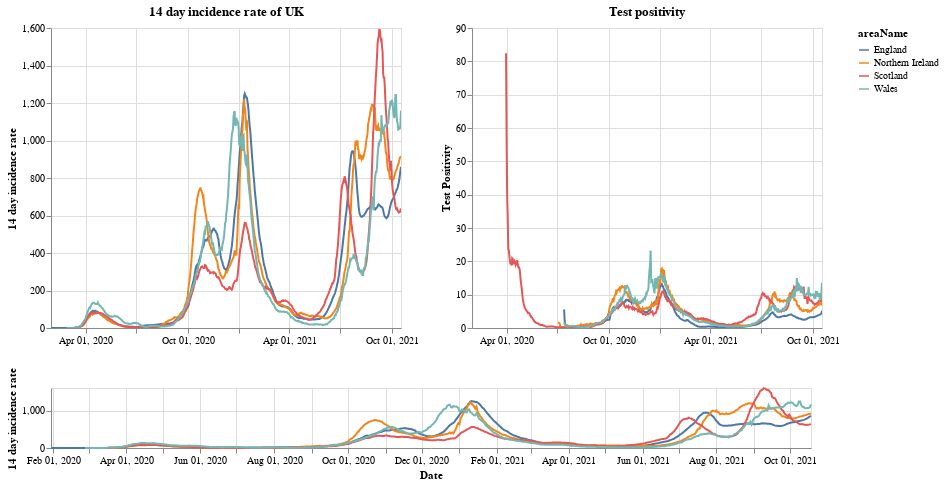

Write notebook code for a chart like this one.
### Markdown cell above
# Plots

First a plot with each country in the UK. The top right shows the positivity rate for (which is the percentage of registered tests which were positive) while the top left is the 14 day incidence rate. The bottom chart can be used to select the timeframe (does not work on a mobile device).

### Code cell
#collapse
brush = alt.selection(type='interval', name='DateBrush',encodings=['x'],fields=['Time'])
leg_selection = alt.selection_multi(fields=['areaName'], bind='legend')

base = alt.Chart(uk_cases).mark_line().encode(
    x=alt.X("yearmonthdate(date):T", axis=alt.Axis(title='Date')),
    y=alt.Y("twoWeeklyCasesRate:Q", axis=alt.Axis(title='14 day incidence rate')),
    tooltip=['areaName', 'date','twoWeeklyCasesRate', 'testPositivity'],
    color='areaName',
    opacity=alt.condition(leg_selection, alt.value(2), alt.value(0.1))
).add_selection(leg_selection).properties(width=350)

upper = base.encode(alt.X('yearmonthdate(date):T', axis=alt.Axis(title=''),
                         scale=alt.Scale(domain=brush))
                   ).properties(title=f'14 day incidence rate of UK')
upper_right = upper.encode(alt.Y('testPositivity:Q', axis=alt.Axis(title='Test Positivity'))).properties(title='Test positivity')
lower = base.properties(height=60, width = 760).add_selection(brush)

(upper | upper_right) & lower

### Figure 1 — Vega-Lite specification as saved in the notebook (floating-point values rounded to 4 significant figures; data arrays with more than 128 entries replaced by an {"elided": "..."} marker saying what was removed)
{"config": {"view": {"continuousWidth": 400, "continuousHeight": 300}}, "vconcat": [{"hconcat": [{"mark": "line", "encoding": {"color": {"type": "nominal", "field": "areaName"}, "opacity": {"condition": {"value": 2, "selection": "selector001"}, "value": 0.1}, "tooltip": [{"type": "nominal", "field": "areaName"}, {"type": "temporal", "field": "date"}, {"type": "quantitative", "field": "twoWeeklyCasesRate"}, {"type": "quantitative", "field": "testPositivity"}], "x": {"type": "temporal", "axis": {"title": ""}, "field": "date", "scale": {"domain": {"selection": "DateBrush"}}, "timeUnit": "yearmonthdate"}, "y": {"type": "quantitative", "axis": {"title": "14 day incidence rate"}, "field": "twoWeeklyCasesRate"}}, "selection": {"selector001": {"type": "multi", "fields": ["areaName"], "bind": "legend"}}, "title": "14 day incidence rate of UK", "width": 350}, {"mark": "line", "encoding": {"color": {"type": "nominal", "field": "areaName"}, "opacity": {"condition": {"value": 2, "selection": "selector001"}, "value": 0.1}, "tooltip": [{"type": "nominal", "field": "areaName"}, {"type": "temporal", "field": "date"}, {"type": "quantitative", "field": "twoWeeklyCasesRate"}, {"type": "quantitative", "field": "testPositivity"}], "x": {"type": "temporal", "axis": {"title": ""}, "field": "date", "scale": {"domain": {"selection": "DateBrush"}}, "timeUnit": "yearmonthdate"}, "y": {"type": "quantitative", "axis": {"title": "Test Positivity"}, "field": "testPositivity"}}, "selection": {"selector001": {"type": "multi", "fields": ["areaName"], "bind": "legend"}}, "title": "Test positivity", "width": 350}]}, {"mark": "line", "encoding": {"color": {"type": "nominal", "field": "areaName"}, "opacity": {"condition": {"value": 2, "selection": "selector001"}, "value": 0.1}, "tooltip": [{"type": "nominal", "field": "areaName"}, {"type": "temporal", "field": "date"}, {"type": "quantitative", "field": "twoWeeklyCasesRate"}, {"type": "quantitative", "field": "testPositivity"}], "x": {"type": "temporal", "axis": {"title": "Date"}, "field": "date", "timeUnit": "yearmonthdate"}, "y": {"type": "quantitative", "axis": {"title": "14 day incidence rate"}, "field": "twoWeeklyCasesRate"}}, "height": 60, "selection": {"selector001": {"type": "multi", "fields": ["areaName"], "bind": "legend"}, "DateBrush": {"type": "interval", "encodings": ["x"], "fields": ["Time"]}}, "width": 760}], "data": {"name": "data-da811b1202df410a485c515f1ee238b5"}, "$schema": "https://vega.github.io/schema/vega-lite/v4.8.1.json", "datasets": {"data-da811b1202df410a485c515f1ee238b5": {"elided": "2420 records"}}}
